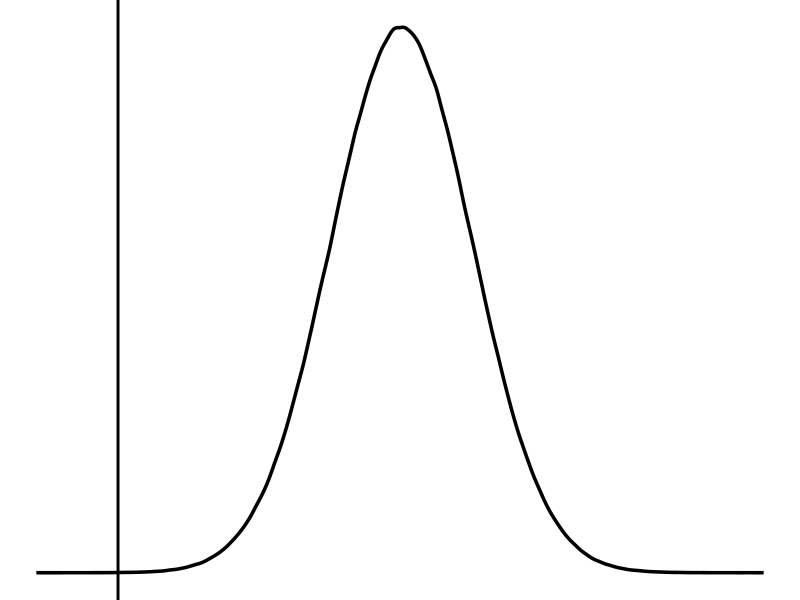

Recreate this plot in R. (Note: this script raises an error after producing the figure.)
library(ggplot2)
library(cowplot)

df = as.data.frame(list(v1=rnorm(5e6)))

ggplot(df, aes(x=v1))+ geom_density(linewidth=1.2) + 
    theme_void() +
    geom_vline(xintercept = -4, linewidth = 1)


# Uniform
x <- seq(-5,5, 0.01)
prior_draws <- dnorm(x,0, 2)

df <- as.data.frame(cbind(x, prior_draws))
names(df) <- c("x", "density")

hist_df = as.data.frame(list(v1 = c(rep(seq(1,20),200))))
hist_unif <- ggplot(hist_df, aes(x=v1)) +
    geom_histogram(fill = "red", bins=20, alpha = 0.4, colour = "white") +
    theme_void() +
    scale_y_continuous(expand = c(0,0.5))


dens_both <- ggplot(df, aes(x = x)) +
    geom_line(aes(y = post_draws), colour = "blue") + 
    geom_line(aes(y = prior_draws), colour = 'red') +
    theme_void() +
    annotate("text", x = 4.5, y = 0.05, label = "Prior", colour = "red", size = 8) +
    annotate("text", x = 2.5, y = 0.3, label = "Posterior", colour = "blue", size = 8)

plot_grid(hist_lhs_rhs, dens_both)

ggsave("manuscript/methodology/underdispersed.png", bg = "white", width = 12, height = 8.42)


# LHS
x <- seq(-8,4, 0.01)
post_draws <- dnorm(x, -5, 1)
prior_draws <- dnorm(x,0, 1)

df <- as.data.frame(cbind(x, post_draws, prior_draws))
names(df) <- c("x", "density", "type")

dens_lhs<- ggplot(df, aes(x = x)) +
    geom_line(aes(y = post_draws), colour = "blue") + 
    geom_line(aes(y = prior_draws), colour = 'red') +
    theme_void() +
    annotate("text", x = 0, y = 0.15, label = "Posterior", colour = "red", size = 8) +
    annotate("text", x = -5, y = 0.15, label = "Prior", colour = "blue", size = 8)


hist_df = as.data.frame(list(v1 = c(rep(1,500), runif(3000, 2,20))))
hist_lhs <- ggplot(hist_df, aes(x=v1)) +
    geom_histogram(fill = "red", bins=20, alpha = 0.4) +
    theme_void()

plot_grid(hist_lhs, dens_lhs)
ggsave("manuscript/methodology/lhs.png", bg = "white", width = 14, height = 8.42)

# RHS
x <- seq(-8,4, 0.01)
post_draws <- dnorm(x, -5, 1)
prior_draws <- dnorm(x,0, 1)

df <- as.data.frame(cbind(x, post_draws, prior_draws))
names(df) <- c("x", "density", "type")

dens_rhs <- ggplot(df, aes(x = x)) +
    geom_line(aes(y = post_draws), colour = "blue") + 
    geom_line(aes(y = prior_draws), colour = 'red') +
    theme_void() +
    annotate("text", x = 0, y = 0.15, label = "Prior", colour = "red", size = 8) +
    annotate("text", x = -5, y = 0.15, label = "Posterior", colour = "blue", size = 8)

hist_df = as.data.frame(list(v1 = c(rep(20,500), runif(3000, 1,19))))
hist_rhs <- ggplot(hist_df, aes(x=v1)) +
    geom_histogram(fill = "red", bins=20, alpha = 0.4) +
    theme_void()

plot_grid(hist_rhs, dens_rhs)
ggsave("manuscript/methodology/rhs.png", bg = "white", width = 14, height = 8.42)

# Overdispersion
x <- seq(-5,5, 0.01)
post_draws <- dnorm(x, 0, 0.5)
prior_draws <- dnorm(x,0, 2)

df <- as.data.frame(cbind(x, post_draws, prior_draws))
names(df) <- c("x", "density", "type")

hist_df = as.data.frame(list(v1 = c(rep(1,500), rep(20,500), runif(3000, 1,19))))
hist_lhs_rhs <- ggplot(hist_df, aes(x=v1)) +
    geom_histogram(fill = "red", bins=20, alpha = 0.4) +
    theme_void()


dens_both <- ggplot(df, aes(x = x)) +
    geom_line(aes(y = post_draws), colour = "blue") + 
    geom_line(aes(y = prior_draws), colour = 'red') +
    theme_void() +
    annotate("text", x = 4.5, y = 0.05, label = "Prior", colour = "red", size = 8) +
    annotate("text", x = 2.5, y = 0.3, label = "Posterior", colour = "blue", size = 8)

plot_grid(hist_lhs_rhs, dens_both)

ggsave("manuscript/methodology/underdispersed.png", bg = "white", width = 12, height = 8.42)
